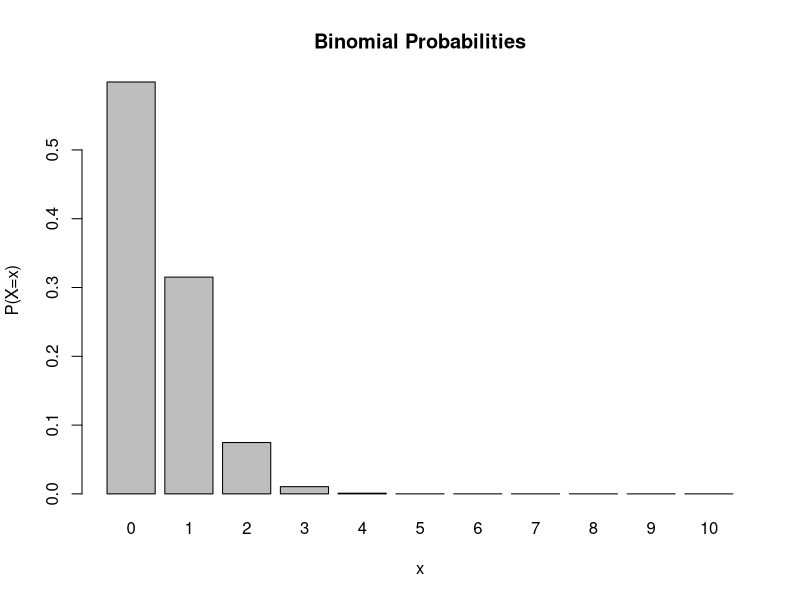
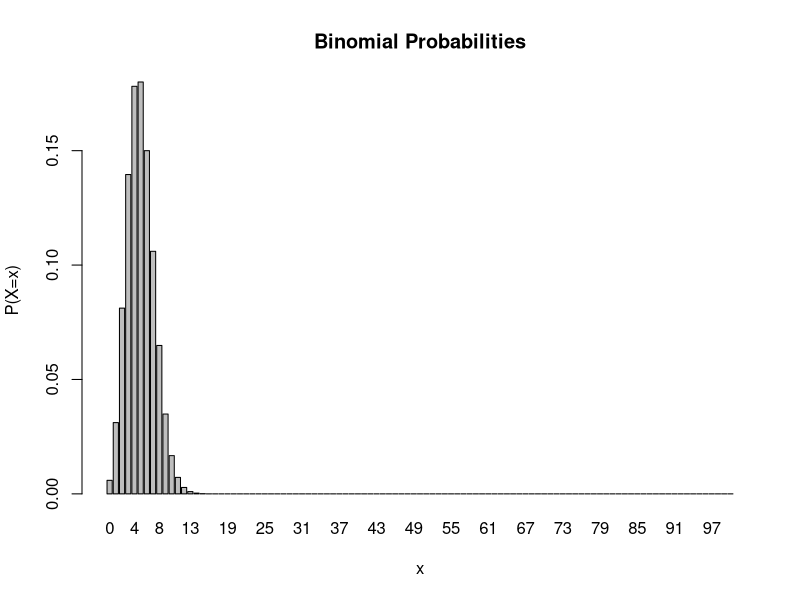

The R script that drew these images, in order:
## ---- chunk 1
n<- 10;p<-0.05;x<-c(0:n);pr<-dbinom(x,n,p);
barplot(pr,space = NULL, ylab = "P(X=x)",xlab = "x",
        main="Binomial Probabilities",names.arg = as.character(x))
## ---- chunk 2
n<- 100;p<-0.05;x<-c(0:n);pr<-dbinom(x,n,p);
## ---- chunk 3
barplot(pr,space = NULL, ylab = "P(X=x)",xlab = "x",
        main="Binomial Probabilities",names.arg = as.character(x))
